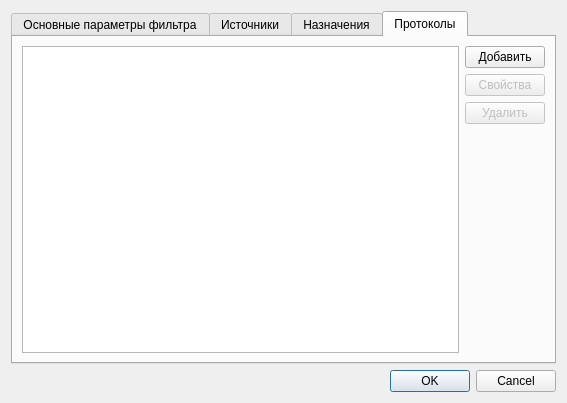
<?xml version="1.0" encoding="UTF-8"?>
<ui version="4.0">
 <class>Dialog</class>
 <widget class="QDialog" name="Dialog">
  <property name="geometry">
   <rect>
    <x>0</x>
    <y>0</y>
    <width>567</width>
    <height>403</height>
   </rect>
  </property>
  <property name="windowTitle">
   <string>Dialog</string>
  </property>
  <layout class="QVBoxLayout" name="verticalLayout">
   <item>
    <widget class="QTabWidget" name="genTab">
     <property name="currentIndex">
      <number>3</number>
     </property>
     <widget class="QWidget" name="mainTab">
      <attribute name="title">
       <string>Основные параметры фильтра</string>
      </attribute>
      <layout class="QVBoxLayout" name="verticalLayout_3">
       <item>
        <layout class="QHBoxLayout" name="horizontalLayout_2">
         <item>
          <widget class="QLabel" name="label">
           <property name="text">
            <string>Имя фильтра</string>
           </property>
          </widget>
         </item>
         <item>
          <widget class="QLineEdit" name="lineEdit"/>
         </item>
        </layout>
       </item>
       <item>
        <layout class="QHBoxLayout" name="horizontalLayout_3">
         <item>
          <widget class="QCheckBox" name="checkBox">
           <property name="text">
            <string>Фильтр включен</string>
           </property>
          </widget>
         </item>
        </layout>
       </item>
       <item>
        <layout class="QHBoxLayout" name="horizontalLayout">
         <item>
          <widget class="QLabel" name="label_2">
           <property name="text">
            <string>Действие</string>
           </property>
          </widget>
         </item>
         <item>
          <layout class="QVBoxLayout" name="verticalLayout_2">
           <item>
            <widget class="QRadioButton" name="radioButtonBlock">
             <property name="text">
              <string>Блокировать</string>
             </property>
             <property name="checked">
              <bool>true</bool>
             </property>
            </widget>
           </item>
           <item>
            <widget class="QRadioButton" name="radioButtonAllow">
             <property name="text">
              <string>Разрешить</string>
             </property>
            </widget>
           </item>
          </layout>
         </item>
        </layout>
       </item>
      </layout>
     </widget>
     <widget class="QWidget" name="srcTab">
      <attribute name="title">
       <string>Источники</string>
      </attribute>
      <layout class="QHBoxLayout" name="horizontalLayout_4">
       <item>
        <widget class="QListView" name="listSRCIP"/>
       </item>
       <item>
        <layout class="QVBoxLayout" name="verticalLayout_4">
         <item>
          <widget class="QPushButton" name="addSRCRangeIP">
           <property name="text">
            <string>Добавить</string>
           </property>
          </widget>
         </item>
         <item>
          <widget class="QPushButton" name="editSRCRangeIP">
           <property name="enabled">
            <bool>false</bool>
           </property>
           <property name="text">
            <string>Свойства</string>
           </property>
          </widget>
         </item>
         <item>
          <widget class="QPushButton" name="deleteSRCRangeIP">
           <property name="enabled">
            <bool>false</bool>
           </property>
           <property name="text">
            <string>Удалить</string>
           </property>
          </widget>
         </item>
         <item>
          <spacer name="verticalSpacer">
           <property name="orientation">
            <enum>Qt::Vertical</enum>
           </property>
           <property name="sizeHint" stdset="0">
            <size>
             <width>20</width>
             <height>40</height>
            </size>
           </property>
          </spacer>
         </item>
        </layout>
       </item>
      </layout>
     </widget>
     <widget class="QWidget" name="dstTab">
      <attribute name="title">
       <string>Назначения</string>
      </attribute>
      <layout class="QHBoxLayout" name="horizontalLayout_5">
       <item>
        <widget class="QListView" name="listDSTIP"/>
       </item>
       <item>
        <layout class="QVBoxLayout" name="verticalLayout_5">
         <item>
          <widget class="QPushButton" name="addDSTRangeIP">
           <property name="text">
            <string>Добавить</string>
           </property>
          </widget>
         </item>
         <item>
          <widget class="QPushButton" name="editDSTRangeIP">
           <property name="enabled">
            <bool>false</bool>
           </property>
           <property name="text">
            <string>Свойства</string>
           </property>
          </widget>
         </item>
         <item>
          <widget class="QPushButton" name="deleteDSTRangeIP">
           <property name="enabled">
            <bool>false</bool>
           </property>
           <property name="text">
            <string>Удалить</string>
           </property>
          </widget>
         </item>
         <item>
          <spacer name="verticalSpacer_2">
           <property name="orientation">
            <enum>Qt::Vertical</enum>
           </property>
           <property name="sizeHint" stdset="0">
            <size>
             <width>20</width>
             <height>40</height>
            </size>
           </property>
          </spacer>
         </item>
        </layout>
       </item>
      </layout>
     </widget>
     <widget class="QWidget" name="portTab">
      <attribute name="title">
       <string>Протоколы</string>
      </attribute>
      <layout class="QHBoxLayout" name="horizontalLayout_6">
       <item>
        <widget class="QListView" name="listViewPort"/>
       </item>
       <item>
        <layout class="QVBoxLayout" name="verticalLayout_6">
         <item>
          <widget class="QPushButton" name="addPort">
           <property name="text">
            <string>Добавить</string>
           </property>
          </widget>
         </item>
         <item>
          <widget class="QPushButton" name="editPort">
           <property name="enabled">
            <bool>false</bool>
           </property>
           <property name="text">
            <string>Свойства</string>
           </property>
          </widget>
         </item>
         <item>
          <widget class="QPushButton" name="deletePort">
           <property name="enabled">
            <bool>false</bool>
           </property>
           <property name="text">
            <string>Удалить</string>
           </property>
          </widget>
         </item>
         <item>
          <spacer name="verticalSpacer_3">
           <property name="orientation">
            <enum>Qt::Vertical</enum>
           </property>
           <property name="sizeHint" stdset="0">
            <size>
             <width>20</width>
             <height>40</height>
            </size>
           </property>
          </spacer>
         </item>
        </layout>
       </item>
      </layout>
     </widget>
    </widget>
   </item>
   <item>
    <widget class="QDialogButtonBox" name="buttonBox">
     <property name="orientation">
      <enum>Qt::Horizontal</enum>
     </property>
     <property name="standardButtons">
      <set>QDialogButtonBox::Cancel|QDialogButtonBox::Ok</set>
     </property>
    </widget>
   </item>
  </layout>
 </widget>
 <resources/>
 <connections>
  <connection>
   <sender>buttonBox</sender>
   <signal>accepted()</signal>
   <receiver>Dialog</receiver>
   <slot>accept()</slot>
   <hints>
    <hint type="sourcelabel">
     <x>248</x>
     <y>254</y>
    </hint>
    <hint type="destinationlabel">
     <x>157</x>
     <y>274</y>
    </hint>
   </hints>
  </connection>
  <connection>
   <sender>buttonBox</sender>
   <signal>rejected()</signal>
   <receiver>Dialog</receiver>
   <slot>reject()</slot>
   <hints>
    <hint type="sourcelabel">
     <x>316</x>
     <y>260</y>
    </hint>
    <hint type="destinationlabel">
     <x>286</x>
     <y>274</y>
    </hint>
   </hints>
  </connection>
 </connections>
</ui>
